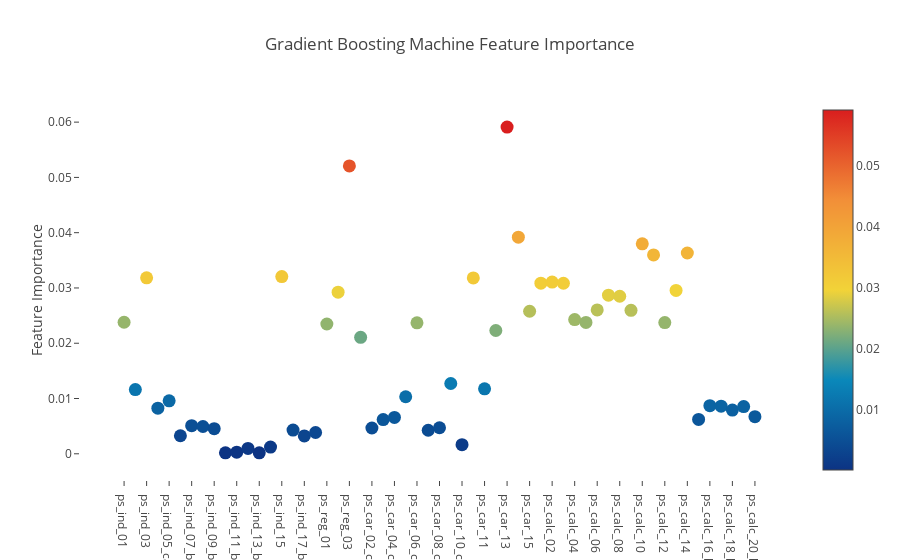

Source (notebook cell):
### Code cell
feature_scatter(rfc_draw, features)

### Figure 1 — Plotly figure (JSON) as saved in the notebook; plotly's stock layout.template omitted (floating-point values rounded to 4 significant figures)
{"data": [{"marker": {"color": [0.0238, 0.01161, 0.03184, 0.008257, 0.009586, 0.003261, 0.005078, 0.00494, 0.004536, 0.0001658, 0.0002973, 0.0009662, 0.0001657, 0.001219, 0.03206, 0.004294, 0.003229, 0.003848, 0.02348, 0.02923, 0.05207, 0.02108, 0.004666, 0.006189, 0.006571, 0.01032, 0.0237, 0.00426, 0.004713, 0.01272, 0.001655, 0.03181, 0.01175, 0.02231, 0.0591, 0.03919, 0.02578, 0.03087, 0.03106, 0.03085, 0.02428, 0.02377, 0.02603, 0.02869, 0.0285, 0.02595, 0.03798, 0.03598, 0.02373, 0.02955, 0.03632, 0.006216, 0.008709, 0.008614, 0.007916, 0.008544, 0.006708], "colorscale": "Portland", "showscale": true, "size": 13, "sizemode": "diameter", "sizeref": 1}, "mode": "markers", "text": ["ps_ind_01", "ps_ind_02_cat", "ps_ind_03", "ps_ind_04_cat", "ps_ind_05_cat", "ps_ind_06_bin", "ps_ind_07_bin", "ps_ind_08_bin", "ps_ind_09_bin", "ps_ind_10_bin", "ps_ind_11_bin", "ps_ind_12_bin", "ps_ind_13_bin", "ps_ind_14", "ps_ind_15", "ps_ind_16_bin", "ps_ind_17_bin", "ps_ind_18_bin", "ps_reg_01", "ps_reg_02", "ps_reg_03", "ps_car_01_cat", "ps_car_02_cat", "ps_car_03_cat", "ps_car_04_cat", "ps_car_05_cat", "ps_car_06_cat", "ps_car_07_cat", "ps_car_08_cat", "ps_car_09_cat", "ps_car_10_cat", "ps_car_11_cat", "ps_car_11", "ps_car_12", "ps_car_13", "ps_car_14", "ps_car_15", "ps_calc_01", "ps_calc_02", "ps_calc_03", "ps_calc_04", "ps_calc_05", "ps_calc_06", "ps_calc_07", "ps_calc_08", "ps_calc_09", "ps_calc_10", "ps_calc_11", "ps_calc_12", "ps_calc_13", "ps_calc_14", "ps_calc_15_bin", "ps_calc_16_bin", "ps_calc_17_bin", "ps_calc_18_bin", "ps_calc_19_bin", "ps_calc_20_bin"], "type": "scatter", "x": ["ps_ind_01", "ps_ind_02_cat", "ps_ind_03", "ps_ind_04_cat", "ps_ind_05_cat", "ps_ind_06_bin", "ps_ind_07_bin", "ps_ind_08_bin", "ps_ind_09_bin", "ps_ind_10_bin", "ps_ind_11_bin", "ps_ind_12_bin", "ps_ind_13_bin", "ps_ind_14", "ps_ind_15", "ps_ind_16_bin", "ps_ind_17_bin", "ps_ind_18_bin", "ps_reg_01", "ps_reg_02", "ps_reg_03", "ps_car_01_cat", "ps_car_02_cat", "ps_car_03_cat", "ps_car_04_cat", "ps_car_05_cat", "ps_car_06_cat", "ps_car_07_cat", "ps_car_08_cat", "ps_car_09_cat", "ps_car_10_cat", "ps_car_11_cat", "ps_car_11", "ps_car_12", "ps_car_13", "ps_car_14", "ps_car_15", "ps_calc_01", "ps_calc_02", "ps_calc_03", "ps_calc_04", "ps_calc_05", "ps_calc_06", "ps_calc_07", "ps_calc_08", "ps_calc_09", "ps_calc_10", "ps_calc_11", "ps_calc_12", "ps_calc_13", "ps_calc_14", "ps_calc_15_bin", "ps_calc_16_bin", "ps_calc_17_bin", "ps_calc_18_bin", "ps_calc_19_bin", "ps_calc_20_bin"], "y": [0.0238, 0.01161, 0.03184, 0.008257, 0.009586, 0.003261, 0.005078, 0.00494, 0.004536, 0.0001658, 0.0002973, 0.0009662, 0.0001657, 0.001219, 0.03206, 0.004294, 0.003229, 0.003848, 0.02348, 0.02923, 0.05207, 0.02108, 0.004666, 0.006189, 0.006571, 0.01032, 0.0237, 0.00426, 0.004713, 0.01272, 0.001655, 0.03181, 0.01175, 0.02231, 0.0591, 0.03919, 0.02578, 0.03087, 0.03106, 0.03085, 0.02428, 0.02377, 0.02603, 0.02869, 0.0285, 0.02595, 0.03798, 0.03598, 0.02373, 0.02955, 0.03632, 0.006216, 0.008709, 0.008614, 0.007916, 0.008544, 0.006708]}], "layout": {"autosize": true, "hovermode": "closest", "showlegend": false, "title": "Gradient Boosting Machine Feature Importance", "xaxis": {"showgrid": false, "showline": false, "ticklen": 5, "zeroline": false}, "yaxis": {"gridwidth": 2, "showgrid": false, "ticklen": 5, "title": "Feature Importance", "zeroline": false}}}
